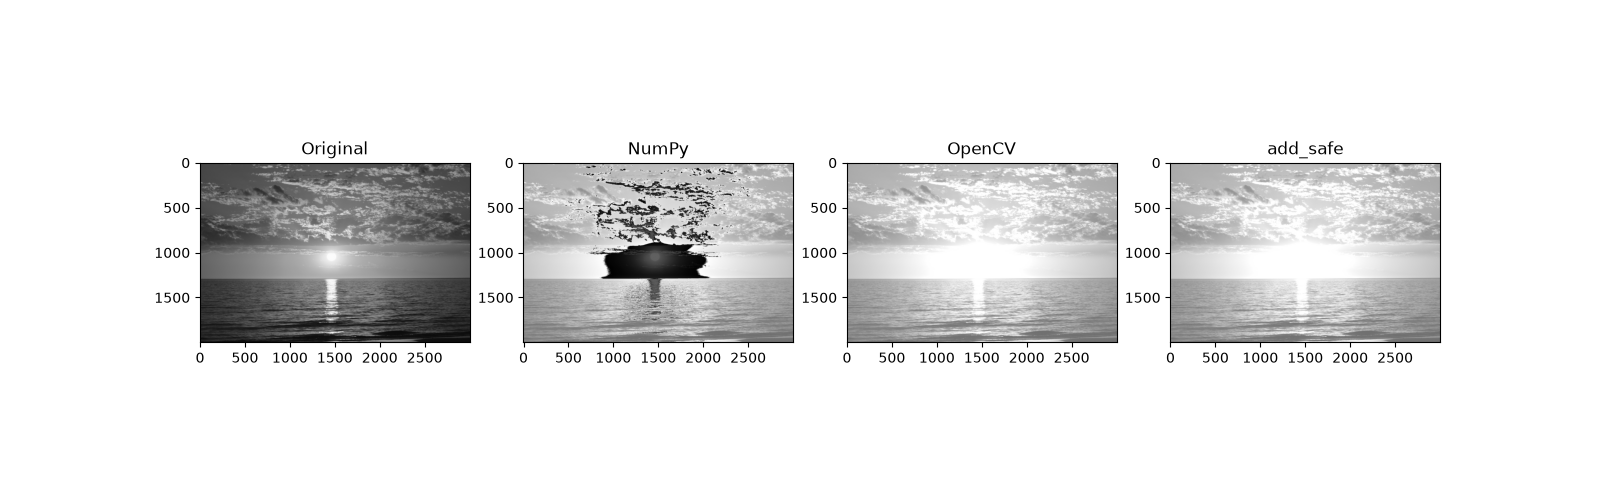

Recreate this plot in Python.

import sys
import cv2
import numpy as np
import matplotlib.pyplot as plt

if len(sys.argv) != 2:
    print("Usage: python ex05.py <image file>")
    sys.exit(1)

filename = sys.argv[1]

img = cv2.imread(filename, cv2.IMREAD_GRAYSCALE)

if img is None:
    print("Failed to read image")
    sys.exit(1)


def add_safe(x, b):
    x = x.astype(np.int16)
    result = x + b
    result = np.clip(result, 0, 255)
    return result.astype(np.uint8)


# Part 1
def brighten(img, b, method):
    if method == "np":
        return img + b
    elif method == "cv2":
        if b >= 0:
            return cv2.add(img, b)
        else:
            return cv2.subtract(img, -b)
    elif method == "clip":
        return add_safe(img, b)
    else:
        raise ValueError("Unknown method")


# Part 2
img_np = brighten(img, 100, "np")
img_cv2 = brighten(img, 100, "cv2")
img_clip = brighten(img, 100, "clip")

plt.figure(figsize=(16, 5))

plt.subplot(1, 4, 1)
plt.imshow(img, cmap="gray", vmin=0, vmax=255)
plt.title("Original")

plt.subplot(1, 4, 2)
plt.imshow(img_np, cmap="gray", vmin=0, vmax=255)
plt.title("NumPy")

plt.subplot(1, 4, 3)
plt.imshow(img_cv2, cmap="gray", vmin=0, vmax=255)
plt.title("OpenCV")

plt.subplot(1, 4, 4)
plt.imshow(img_clip, cmap="gray", vmin=0, vmax=255)
plt.title("add_safe")

plt.savefig("ex05.png")
plt.show()


# Part 3
# Explanation is written in ex05.md


# Part 4
try:
    img_np_dark = brighten(img, -100, "np")
except OverflowError:
    img_np_dark = None
    print("NumPy: OverflowError")

img_cv2_dark = brighten(img, -100, "cv2")
img_clip_dark = brighten(img, -100, "clip")


# Part 5
plt.figure(figsize=(16, 5))

plt.subplot(1, 4, 1)
plt.imshow(img, cmap="gray")
plt.title("Original")

plt.subplot(1, 4, 2)
plt.imshow(img_np, cmap="gray")
plt.title("NumPy")

plt.subplot(1, 4, 3)
plt.imshow(img_cv2, cmap="gray")
plt.title("OpenCV")

plt.subplot(1, 4, 4)
plt.imshow(img_clip, cmap="gray")
plt.title("add_safe")

plt.savefig("ex05_no_vmin.png")
plt.show()
